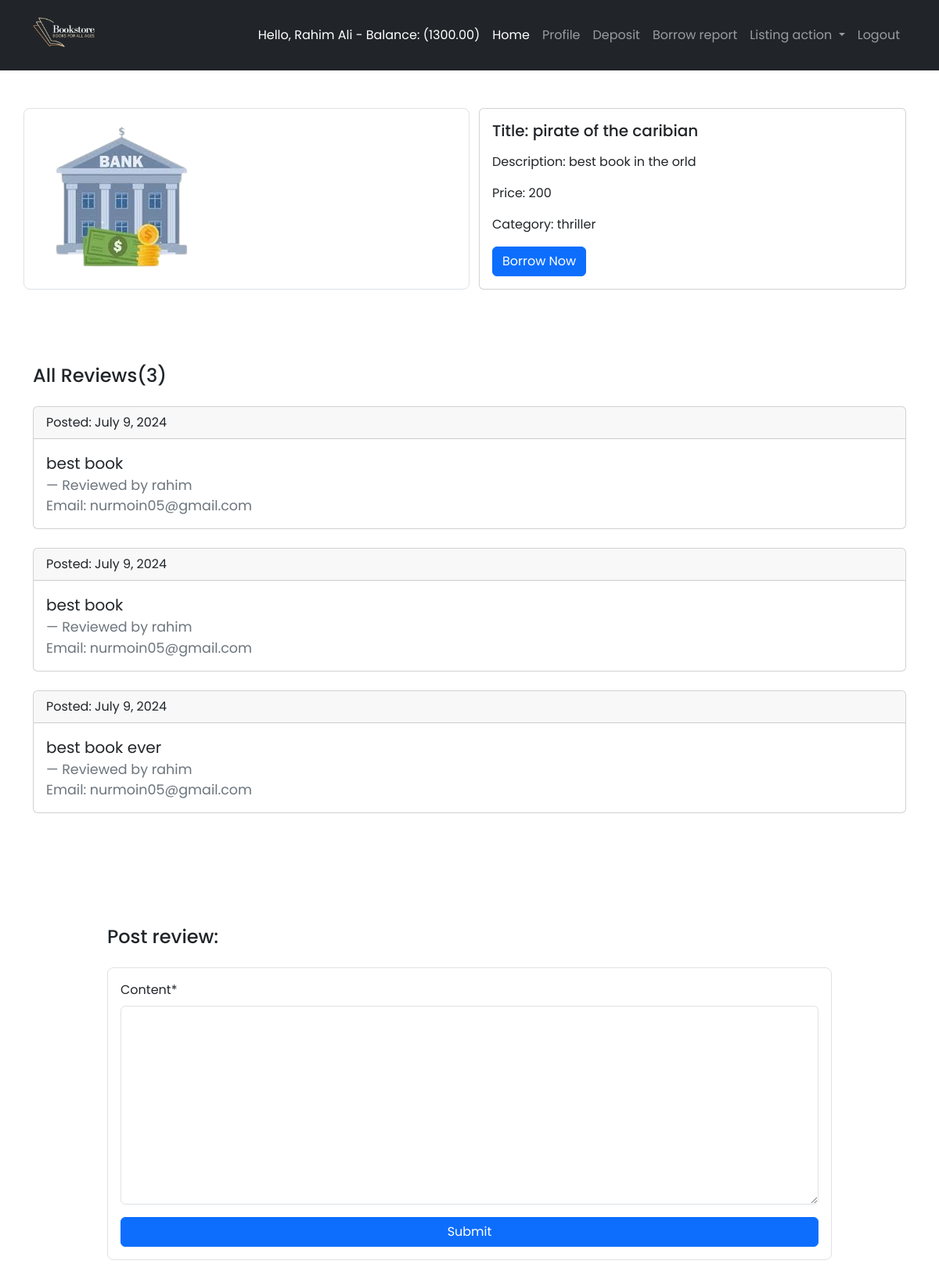
The app's page /books/detail/pirate-of-the-caribian/ (signed in) with its own data.
### accounts/models.py (models this page shows, shortened)
class UserAccount(models.Model):
  user = models.OneToOneField(User, on_delete = models.CASCADE, related_name = 'account')
  account_id = models.CharField(max_length=50)
  balance = models.DecimalField(default = 0, decimal_places = 2, max_digits = 12)
  phone_no = models.CharField(max_length = 11)
  city = models.CharField(max_length = 50)
  street = models.CharField(max_length = 50)
  postal_code = models.CharField(max_length = 50)
  created_at = models.DateField(auto_now_add = True)

### books/models.py (models this page shows, shortened)
class Book(models.Model):
  title = models.CharField(max_length = 100)
  description = models.TextField()
  slug = models.SlugField(max_length = 100, null = True, blank = True)
  image = models.ImageField(upload_to="")
  borrowing_price = models.IntegerField()
  categories = models.ForeignKey(Category, on_delete = models.CASCADE, related_name = "books")

### categories/models.py (models this page shows, shortened)
class Category(models.Model):
  name = models.CharField(max_length = 100)
  slug = models.SlugField(max_length = 100)

### reviews/models.py (models this page shows, shortened)
class Review(models.Model):
  user = models.ForeignKey(User, on_delete = models.CASCADE, related_name = 'reviews')
  book = models.ForeignKey(Book, on_delete = models.CASCADE, related_name = 'reviews')
  content = models.TextField()
  created_at = models.DateField(auto_now_add = True)

### books/views.py (the view)
# urls.py: path('detail/<slug:book_slug>/', views.book_detail, name = 'book-detail'),
def book_detail(req, book_slug):
  book = Book.objects.get(slug = book_slug)
  reviews = Review.objects.filter(user = req.user, book = book)
  borrowings = Borrowing.objects.filter(account = req.user.account, book = book)
  if req.method == 'POST':
    form = ReviewForm(req.POST)
    if form.is_valid():
      new_form = form.save(commit = False)
      new_form.user = req.user
      new_form.book = book
      new_form.save()
      messages.success(req, "Review added.")
      return redirect('book-detail', book_slug = book.slug)
  else:
    form = ReviewForm()
  return render(req, 'books/book_detail.html', {
    'book': book,
    'reviews': reviews,
    'review_form': form,
    'borrowings': borrowings
  })

### reviews/forms.py
class ReviewForm(forms.ModelForm):
  class Meta:
    model = Review
    fields = ["content"]

### books/templates/books/book_detail.html (shortened to what this page needs)
{% extends "base.html" %}
{% load crispy_forms_tags %}
{% block maincontent %}
  <section class="container py-5">
    <div class="row">
      <div class="col-6 border rounded-3">
        <img class="img-fluid" src="{{book.image.url}}" alt="detail image">
      </div>
      <div class="col-6">
        <div class="card">
          <div class="card-body">
            <h5 class="card-title mb-3">Title: {{book.title}}</h5>
            <p class="card-text mb-3">Description: {{book.description}}</p>
            <p class="card-text mb-3">Price: {{book.borrowing_price}}</p>
            <p class="card-text mb-3">Category: {{book.categories.name}}</p>
            {% if user.is_authenticated %}
              <a href="{% url 'place-borrowing' %}?account_id={{user.account.account_id}}&book_slug={{book.slug}}" class="btn btn-primary">Borrow Now</a>
            {% endif %}
          </div>
        </div>
      </div>
    </div>
  </section>
  <section class="container py-5">
    <div class="row mb-3">
      <div class="col-12">
        <h4>All Reviews({{reviews | length}})</h4>
      </div>
    </div>
    {% if reviews %}
      <div class="row">
        <div class="col-12">
          {% for review in reviews %}
          <div class="card mb-4">
            <div class="card-header">
              Posted: {{review.created_at}}
            </div>
            <div class="card-body">
              <blockquote class="blockquote mb-0">
                <p>{{review.content}}</p>
                <footer class="blockquote-footer">Reviewed by {{review.user.username}}<br />
                Email: {{review.user.email}}
                </footer>
              </blockquote>
            </div>
          </div>
          {% endfor %}
        </div>
      </div>
    {% endif %}
  </section>
  <section class="container py-5">
    {% if borrowings %}
      <div class="row">
        <div class="col-1"></div>
        <div class="col-10">
          <h4 class="my-4">Post review:</h4>
          <form method="post" class="border rounded-3 p-3">
            {{review_form | crispy}}
            <button class="btn btn-primary w-100">Submit</button>
          </form>
        </div>
        <div class="col-1"></div>
      </div>
    {% else %}
      <div class="row">
        <div class="text-center">Borrow book first to post review.</div>
      </div>
    {% endif %}
  </section>
{% endblock %}

### bookomari/templates/header.html (shortened to what this page needs)
{% load static %}
<header>
  <nav class="navbar navbar-dark navbar-expand-lg bg-dark py-0">
    <div class="container">
      <a class="navbar-brand" href="{% url 'home' %}">
        <img class="img-fluid" style="width: 80px" src="{% static 'logo.png' %}" alt="">
      </a>
      <div class="collapse navbar-collapse justify-content-end" id="navbarSupportedContent">
        {% if user.is_authenticated %}
          <ul class="navbar-nav ms-auto mb-2 mb-lg-0">
            <li class="nav-item">
              <a class="nav-link active">
              Hello, {{user.first_name}} {{user.last_name}} - Balance: ({{user.account.balance}})
              </a>
            </li>
            <li class="nav-item">
              <a class="nav-link active" aria-current="page" href="{% url 'home' %}">Home</a>
            </li>
            <li class="nav-item">
              <a class="nav-link" href="{% url 'user-profile' %}">Profile</a>
            </li>
            <li class="nav-item">
              <a class="nav-link" href="{% url 'user-deposit' %}">Deposit</a>
            </li>
            <li class="nav-item">
              <a class="nav-link" href="{% url 'borrowing-report' %}">Borrow report</a>
            </li>
            <li class="nav-item dropdown">
              <a class="nav-link dropdown-toggle" href="#" role="button" data-bs-toggle="dropdown" aria-expanded="false">
                Listing action
              </a>
            </li>
            <li class="nav-item">
              <a class="nav-link" href="{% url 'user-logout' %}">Logout</a>
            </li>
          </ul>
        {% else %}
          <div class="d-flex gap-3">
            <a href="{% url 'user-login' %}" class="btn btn-outline-success">Login</a>
            <a href="{% url 'user-register' %}" class="btn btn-outline-info">Register</a>
          </div>
        {% endif %}
      </div>
    </div>
  </nav>
</header>

### bookomari/templates/base.html (style rules this page uses)
* { font-family: "Poppins", sans-serif; }

### records on screen
Book: image (picture), title "pirate of the caribian", description "best book in the orld", borrowing_price "200", categories.name "thriller"
Review: created_at "July 9, 2024", content "best book", user.username "rahim", user.email "nurmoin05@gmail.com"
Review: created_at "July 9, 2024", content "best book", user.username "rahim", user.email "nurmoin05@gmail.com"
Review: created_at "July 9, 2024", content "best book ever", user.username "rahim", user.email "nurmoin05@gmail.com"

### other values on screen
{{ user.first_name }} "Rahim"
{{ user.last_name }} "Ali"
{{ user.account.balance }} "1300.00"
{{ reviews | length }} "3"
